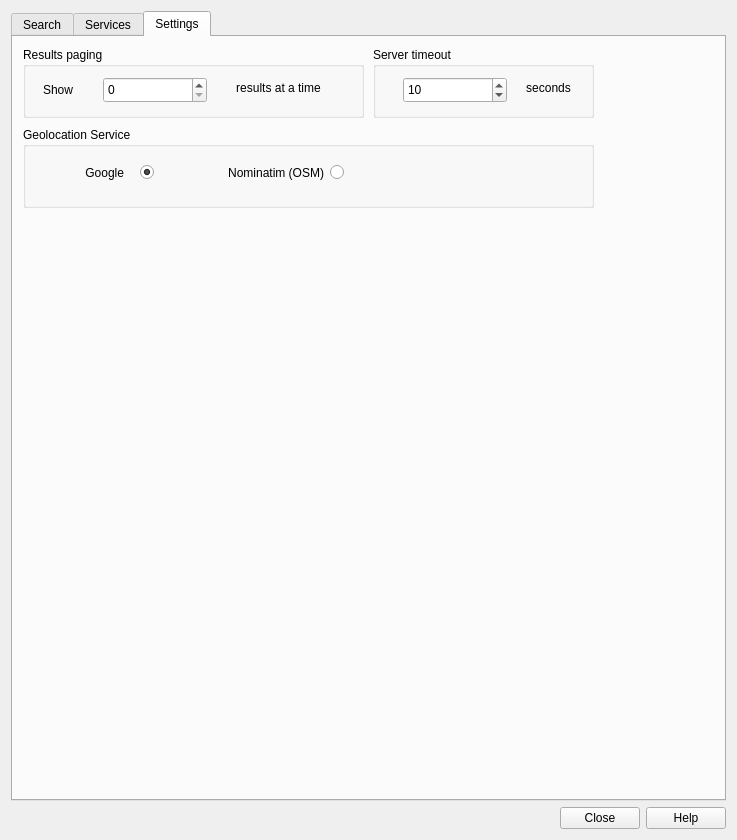
<?xml version="1.0" encoding="UTF-8"?>
<ui version="4.0">
 <class>MetaSearchDialog</class>
 <widget class="QDialog" name="MetaSearchDialog">
  <property name="geometry">
   <rect>
    <x>0</x>
    <y>0</y>
    <width>737</width>
    <height>840</height>
   </rect>
  </property>
  <property name="windowTitle">
   <string>MetaSearch</string>
  </property>
  <layout class="QVBoxLayout" name="verticalLayout">
   <item>
    <widget class="QTabWidget" name="tabWidget">
     <property name="currentIndex">
      <number>2</number>
     </property>
     <widget class="QWidget" name="tabSearch">
      <attribute name="title">
       <string>Search</string>
      </attribute>
      <layout class="QVBoxLayout" name="verticalLayout_2">
       <item>
        <widget class="QGroupBox" name="groupBox">
         <property name="sizePolicy">
          <sizepolicy hsizetype="Expanding" vsizetype="Fixed">
           <horstretch>0</horstretch>
           <verstretch>0</verstretch>
          </sizepolicy>
         </property>
         <property name="title">
          <string>Find</string>
         </property>
         <layout class="QGridLayout" name="gridLayout_3">
          <item row="9" column="0" rowspan="2" colspan="12">
           <layout class="QGridLayout" name="gridLayout_2">
            <property name="spacing">
             <number>7</number>
            </property>
            <item row="1" column="2" colspan="2">
             <widget class="mLineEdit" name="leWhere">
              <property name="sizePolicy">
               <sizepolicy hsizetype="Expanding" vsizetype="Fixed">
                <horstretch>0</horstretch>
                <verstretch>0</verstretch>
               </sizepolicy>
              </property>
             </widget>
            </item>
            <item row="0" column="2" colspan="2">
             <widget class="QLineEdit" name="leKeywords">
              <property name="sizePolicy">
               <sizepolicy hsizetype="Expanding" vsizetype="Fixed">
                <horstretch>0</horstretch>
                <verstretch>0</verstretch>
               </sizepolicy>
              </property>
             </widget>
            </item>
            <item row="2" column="0" colspan="5">
             <spacer name="horizontalSpacer">
              <property name="orientation">
               <enum>Qt::Horizontal</enum>
              </property>
              <property name="sizeType">
               <enum>QSizePolicy::MinimumExpanding</enum>
              </property>
              <property name="sizeHint" stdset="0">
               <size>
                <width>186</width>
                <height>20</height>
               </size>
              </property>
             </spacer>
            </item>
            <item row="7" column="3" colspan="2">
             <widget class="QPushButton" name="btnCanvasBbox">
              <property name="text">
               <string>Map extent</string>
              </property>
             </widget>
            </item>
            <item row="7" column="0" colspan="3">
             <widget class="QPushButton" name="btnGlobalBbox">
              <property name="text">
               <string>Set global</string>
              </property>
             </widget>
            </item>
            <item row="6" column="0" colspan="5">
             <spacer name="horizontalSpacer_2">
              <property name="orientation">
               <enum>Qt::Horizontal</enum>
              </property>
              <property name="sizeHint" stdset="0">
               <size>
                <width>40</width>
                <height>20</height>
               </size>
              </property>
             </spacer>
            </item>
            <item row="1" column="0" colspan="2">
             <widget class="QLabel" name="label_4">
              <property name="text">
               <string>Where</string>
              </property>
              <property name="alignment">
               <set>Qt::AlignRight|Qt::AlignTrailing|Qt::AlignVCenter</set>
              </property>
             </widget>
            </item>
            <item row="4" column="0" colspan="2">
             <widget class="QLabel" name="label_6">
              <property name="text">
               <string>Xmin</string>
              </property>
              <property name="alignment">
               <set>Qt::AlignRight|Qt::AlignTrailing|Qt::AlignVCenter</set>
              </property>
             </widget>
            </item>
            <item row="4" column="2">
             <widget class="QLineEdit" name="leWest">
              <property name="sizePolicy">
               <sizepolicy hsizetype="MinimumExpanding" vsizetype="Fixed">
                <horstretch>0</horstretch>
                <verstretch>0</verstretch>
               </sizepolicy>
              </property>
              <property name="minimumSize">
               <size>
                <width>160</width>
                <height>0</height>
               </size>
              </property>
              <property name="text">
               <string>-180</string>
              </property>
             </widget>
            </item>
            <item row="3" column="2">
             <widget class="QLabel" name="label_7">
              <property name="text">
               <string>Ymax</string>
              </property>
              <property name="alignment">
               <set>Qt::AlignRight|Qt::AlignTrailing|Qt::AlignVCenter</set>
              </property>
             </widget>
            </item>
            <item row="3" column="3" colspan="2">
             <widget class="QLineEdit" name="leNorth">
              <property name="sizePolicy">
               <sizepolicy hsizetype="MinimumExpanding" vsizetype="Fixed">
                <horstretch>0</horstretch>
                <verstretch>0</verstretch>
               </sizepolicy>
              </property>
              <property name="minimumSize">
               <size>
                <width>180</width>
                <height>0</height>
               </size>
              </property>
              <property name="text">
               <string>90</string>
              </property>
             </widget>
            </item>
            <item row="4" column="5">
             <widget class="QLineEdit" name="leEast">
              <property name="enabled">
               <bool>true</bool>
              </property>
              <property name="sizePolicy">
               <sizepolicy hsizetype="MinimumExpanding" vsizetype="Fixed">
                <horstretch>0</horstretch>
                <verstretch>0</verstretch>
               </sizepolicy>
              </property>
              <property name="minimumSize">
               <size>
                <width>160</width>
                <height>0</height>
               </size>
              </property>
              <property name="maximumSize">
               <size>
                <width>16777215</width>
                <height>16777215</height>
               </size>
              </property>
              <property name="text">
               <string>180</string>
              </property>
             </widget>
            </item>
            <item row="5" column="2">
             <widget class="QLabel" name="label_8">
              <property name="text">
               <string>Ymin</string>
              </property>
              <property name="alignment">
               <set>Qt::AlignRight|Qt::AlignTrailing|Qt::AlignVCenter</set>
              </property>
             </widget>
            </item>
            <item row="5" column="3" colspan="2">
             <widget class="QLineEdit" name="leSouth">
              <property name="minimumSize">
               <size>
                <width>180</width>
                <height>35</height>
               </size>
              </property>
              <property name="text">
               <string>-90</string>
              </property>
             </widget>
            </item>
            <item row="0" column="0" colspan="2">
             <widget class="QLabel" name="label_3">
              <property name="sizePolicy">
               <sizepolicy hsizetype="Expanding" vsizetype="Preferred">
                <horstretch>0</horstretch>
                <verstretch>0</verstretch>
               </sizepolicy>
              </property>
              <property name="text">
               <string>Keywords</string>
              </property>
              <property name="alignment">
               <set>Qt::AlignRight|Qt::AlignTrailing|Qt::AlignVCenter</set>
              </property>
             </widget>
            </item>
            <item row="1" column="4">
             <widget class="QLabel" name="label_9">
              <property name="text">
               <string>Layer</string>
              </property>
              <property name="alignment">
               <set>Qt::AlignRight|Qt::AlignTrailing|Qt::AlignVCenter</set>
              </property>
             </widget>
            </item>
            <item row="0" column="4">
             <widget class="QLabel" name="label">
              <property name="text">
               <string>From</string>
              </property>
              <property name="alignment">
               <set>Qt::AlignRight|Qt::AlignTrailing|Qt::AlignVCenter</set>
              </property>
             </widget>
            </item>
            <item row="0" column="5">
             <widget class="QComboBox" name="cmbConnectionsSearch">
              <property name="sizePolicy">
               <sizepolicy hsizetype="Expanding" vsizetype="Preferred">
                <horstretch>0</horstretch>
                <verstretch>0</verstretch>
               </sizepolicy>
              </property>
              <property name="minimumSize">
               <size>
                <width>0</width>
                <height>0</height>
               </size>
              </property>
             </widget>
            </item>
            <item row="1" column="5">
             <widget class="QComboBox" name="cmbLayerList">
              <property name="enabled">
               <bool>true</bool>
              </property>
              <property name="sizePolicy">
               <sizepolicy hsizetype="Preferred" vsizetype="Fixed">
                <horstretch>0</horstretch>
                <verstretch>0</verstretch>
               </sizepolicy>
              </property>
              <property name="maxCount">
               <number>2147483647</number>
              </property>
             </widget>
            </item>
            <item row="4" column="4">
             <widget class="QLabel" name="label_4">
              <property name="text">
               <string>Xmax   </string>
              </property>
              <property name="textFormat">
               <enum>Qt::AutoText</enum>
              </property>
              <property name="alignment">
               <set>Qt::AlignRight|Qt::AlignTrailing|Qt::AlignVCenter</set>
              </property>
             </widget>
            </item>
            <item row="7" column="5">
             <widget class="QPushButton" name="btnSearch">
              <property name="sizePolicy">
               <sizepolicy hsizetype="Expanding" vsizetype="Fixed">
                <horstretch>0</horstretch>
                <verstretch>0</verstretch>
               </sizepolicy>
              </property>
              <property name="text">
               <string>Search</string>
              </property>
             </widget>
            </item>
           </layout>
          </item>
         </layout>
        </widget>
       </item>
       <item>
        <widget class="QGroupBox" name="groupBox_2">
         <property name="sizePolicy">
          <sizepolicy hsizetype="Preferred" vsizetype="Expanding">
           <horstretch>0</horstretch>
           <verstretch>0</verstretch>
          </sizepolicy>
         </property>
         <property name="title">
          <string>Results</string>
         </property>
         <layout class="QGridLayout" name="gridLayout_5">
          <item row="0" column="0" colspan="3">
           <widget class="QLabel" name="lblResults">
            <property name="text">
             <string/>
            </property>
           </widget>
          </item>
          <item row="2" column="1">
           <widget class="QPushButton" name="btnPrev">
            <property name="minimumSize">
             <size>
              <width>145</width>
              <height>27</height>
             </size>
            </property>
            <property name="text">
             <string>&lt;</string>
            </property>
           </widget>
          </item>
          <item row="2" column="0">
           <widget class="QPushButton" name="btnFirst">
            <property name="text">
             <string>&lt;&lt;</string>
            </property>
           </widget>
          </item>
          <item row="0" column="3" colspan="2">
           <widget class="QPushButton" name="btnShowXml">
            <property name="text">
             <string>View search results as XML</string>
            </property>
           </widget>
          </item>
          <item row="4" column="0">
           <widget class="QPushButton" name="btnAddToWms">
            <property name="sizePolicy">
             <sizepolicy hsizetype="Expanding" vsizetype="Fixed">
              <horstretch>0</horstretch>
              <verstretch>0</verstretch>
             </sizepolicy>
            </property>
            <property name="text">
             <string>Add WMS/WMTS</string>
            </property>
           </widget>
          </item>
          <item row="4" column="1">
           <widget class="QPushButton" name="btnAddToWfs">
            <property name="sizePolicy">
             <sizepolicy hsizetype="Expanding" vsizetype="Fixed">
              <horstretch>0</horstretch>
              <verstretch>0</verstretch>
             </sizepolicy>
            </property>
            <property name="minimumSize">
             <size>
              <width>145</width>
              <height>27</height>
             </size>
            </property>
            <property name="text">
             <string>Add WFS</string>
            </property>
           </widget>
          </item>
          <item row="2" column="4">
           <widget class="QPushButton" name="btnLast">
            <property name="minimumSize">
             <size>
              <width>140</width>
              <height>0</height>
             </size>
            </property>
            <property name="text">
             <string>&gt;&gt;</string>
            </property>
           </widget>
          </item>
          <item row="4" column="3">
           <widget class="QPushButton" name="btnAddToWcs">
            <property name="sizePolicy">
             <sizepolicy hsizetype="Expanding" vsizetype="Fixed">
              <horstretch>0</horstretch>
              <verstretch>0</verstretch>
             </sizepolicy>
            </property>
            <property name="text">
             <string>Add WCS</string>
            </property>
           </widget>
          </item>
          <item row="2" column="3">
           <widget class="QPushButton" name="btnNext">
            <property name="minimumSize">
             <size>
              <width>140</width>
              <height>0</height>
             </size>
            </property>
            <property name="text">
             <string>&gt;</string>
            </property>
           </widget>
          </item>
          <item row="1" column="0" colspan="5">
           <widget class="QTreeWidget" name="treeRecords">
            <property name="toolTip">
             <string>Double click to see full record information</string>
            </property>
            <property name="editTriggers">
             <set>QAbstractItemView::NoEditTriggers</set>
            </property>
            <property name="alternatingRowColors">
             <bool>true</bool>
            </property>
            <property name="rootIsDecorated">
             <bool>false</bool>
            </property>
            <property name="itemsExpandable">
             <bool>false</bool>
            </property>
            <property name="sortingEnabled">
             <bool>true</bool>
            </property>
            <property name="allColumnsShowFocus">
             <bool>true</bool>
            </property>
            <attribute name="headerStretchLastSection">
             <bool>true</bool>
            </attribute>
            <column>
             <property name="text">
              <string>Type</string>
             </property>
            </column>
            <column>
             <property name="text">
              <string>Title</string>
             </property>
            </column>
           </widget>
          </item>
         </layout>
        </widget>
       </item>
      </layout>
     </widget>
     <widget class="QWidget" name="tabServers">
      <attribute name="title">
       <string>Services</string>
      </attribute>
      <layout class="QGridLayout" name="gridLayout">
       <item row="0" column="0" colspan="5">
        <widget class="QComboBox" name="cmbConnectionsServices"/>
       </item>
       <item row="1" column="0">
        <widget class="QPushButton" name="btnServerInfo">
         <property name="text">
          <string>Service info</string>
         </property>
        </widget>
       </item>
       <item row="1" column="1" colspan="2">
        <widget class="QPushButton" name="btnCapabilities">
         <property name="text">
          <string>GetCapabilities response</string>
         </property>
        </widget>
       </item>
       <item row="2" column="0">
        <widget class="QPushButton" name="btnNew">
         <property name="text">
          <string>New</string>
         </property>
        </widget>
       </item>
       <item row="2" column="1">
        <widget class="QPushButton" name="btnEdit">
         <property name="text">
          <string>Edit</string>
         </property>
        </widget>
       </item>
       <item row="2" column="2">
        <widget class="QPushButton" name="btnDelete">
         <property name="text">
          <string>Delete</string>
         </property>
        </widget>
       </item>
       <item row="2" column="4">
        <widget class="QPushButton" name="btnSave">
         <property name="text">
          <string>Save</string>
         </property>
        </widget>
       </item>
       <item row="3" column="0" colspan="5">
        <widget class="QTextBrowser" name="textMetadata">
         <property name="openExternalLinks">
          <bool>true</bool>
         </property>
        </widget>
       </item>
       <item row="1" column="3" colspan="2">
        <widget class="QPushButton" name="btnAddDefault">
         <property name="text">
          <string>Add default services</string>
         </property>
        </widget>
       </item>
       <item row="2" column="3">
        <widget class="QPushButton" name="btnLoad">
         <property name="text">
          <string>Load</string>
         </property>
        </widget>
       </item>
      </layout>
     </widget>
     <widget class="QWidget" name="tabSettings">
      <attribute name="title">
       <string>Settings</string>
      </attribute>
      <widget class="QGroupBox" name="groupBox_3">
       <property name="geometry">
        <rect>
         <x>10</x>
         <y>10</y>
         <width>341</width>
         <height>71</height>
        </rect>
       </property>
       <property name="title">
        <string>Results paging</string>
       </property>
       <widget class="QLabel" name="label_5">
        <property name="geometry">
         <rect>
          <x>20</x>
          <y>30</y>
          <width>51</width>
          <height>26</height>
         </rect>
        </property>
        <property name="text">
         <string>Show</string>
        </property>
       </widget>
       <widget class="QSpinBox" name="spnRecords">
        <property name="geometry">
         <rect>
          <x>80</x>
          <y>30</y>
          <width>104</width>
          <height>26</height>
         </rect>
        </property>
       </widget>
       <widget class="QLabel" name="label_2">
        <property name="geometry">
         <rect>
          <x>190</x>
          <y>25</y>
          <width>131</width>
          <height>31</height>
         </rect>
        </property>
        <property name="text">
         <string>results at a time</string>
        </property>
        <property name="alignment">
         <set>Qt::AlignCenter</set>
        </property>
       </widget>
      </widget>
      <widget class="QGroupBox" name="groupBox_4">
       <property name="geometry">
        <rect>
         <x>10</x>
         <y>90</y>
         <width>571</width>
         <height>81</height>
        </rect>
       </property>
       <property name="toolTip">
        <string notr="true"/>
       </property>
       <property name="statusTip">
        <string notr="true"/>
       </property>
       <property name="whatsThis">
        <string notr="true"/>
       </property>
       <property name="accessibleName">
        <string notr="true"/>
       </property>
       <property name="title">
        <string>Geolocation Service</string>
       </property>
       <widget class="QRadioButton" name="rbGeolocationService_Google">
        <property name="geometry">
         <rect>
          <x>20</x>
          <y>30</y>
          <width>111</width>
          <height>31</height>
         </rect>
        </property>
        <property name="sizePolicy">
         <sizepolicy hsizetype="Minimum" vsizetype="Fixed">
          <horstretch>0</horstretch>
          <verstretch>0</verstretch>
         </sizepolicy>
        </property>
        <property name="minimumSize">
         <size>
          <width>110</width>
          <height>30</height>
         </size>
        </property>
        <property name="layoutDirection">
         <enum>Qt::RightToLeft</enum>
        </property>
        <property name="text">
         <string>Google   </string>
        </property>
        <property name="checked">
         <bool>true</bool>
        </property>
       </widget>
       <widget class="QRadioButton" name="rbGeolocationService_OSM">
        <property name="geometry">
         <rect>
          <x>150</x>
          <y>30</y>
          <width>171</width>
          <height>31</height>
         </rect>
        </property>
        <property name="minimumSize">
         <size>
          <width>170</width>
          <height>30</height>
         </size>
        </property>
        <property name="layoutDirection">
         <enum>Qt::RightToLeft</enum>
        </property>
        <property name="text">
         <string>Nominatim (OSM)</string>
        </property>
       </widget>
      </widget>
      <widget class="QGroupBox" name="groupBox_5">
       <property name="geometry">
        <rect>
         <x>360</x>
         <y>10</y>
         <width>221</width>
         <height>71</height>
        </rect>
       </property>
       <property name="title">
        <string>Server timeout</string>
       </property>
       <widget class="QSpinBox" name="spnTimeout">
        <property name="geometry">
         <rect>
          <x>30</x>
          <y>30</y>
          <width>104</width>
          <height>26</height>
         </rect>
        </property>
        <property name="value">
         <number>10</number>
        </property>
       </widget>
       <widget class="QLabel" name="label_10">
        <property name="geometry">
         <rect>
          <x>140</x>
          <y>20</y>
          <width>71</width>
          <height>41</height>
         </rect>
        </property>
        <property name="text">
         <string>seconds</string>
        </property>
        <property name="alignment">
         <set>Qt::AlignCenter</set>
        </property>
       </widget>
      </widget>
     </widget>
    </widget>
   </item>
   <item>
    <widget class="QDialogButtonBox" name="buttonBox">
     <property name="layoutDirection">
      <enum>Qt::LeftToRight</enum>
     </property>
     <property name="orientation">
      <enum>Qt::Horizontal</enum>
     </property>
     <property name="standardButtons">
      <set>QDialogButtonBox::Close|QDialogButtonBox::Help</set>
     </property>
     <property name="centerButtons">
      <bool>false</bool>
     </property>
    </widget>
   </item>
  </layout>
 </widget>
 <customwidgets>
  <customwidget>
   <class>mLineEdit</class>
   <extends>QLineEdit</extends>
   <header>customW.h</header>
  </customwidget>
 </customwidgets>
 <tabstops>
  <tabstop>leKeywords</tabstop>
  <tabstop>cmbConnectionsSearch</tabstop>
  <tabstop>leWhere</tabstop>
  <tabstop>cmbLayerList</tabstop>
  <tabstop>leNorth</tabstop>
  <tabstop>leWest</tabstop>
  <tabstop>leEast</tabstop>
  <tabstop>leSouth</tabstop>
  <tabstop>btnGlobalBbox</tabstop>
  <tabstop>btnCanvasBbox</tabstop>
  <tabstop>btnSearch</tabstop>
  <tabstop>btnShowXml</tabstop>
  <tabstop>treeRecords</tabstop>
  <tabstop>btnFirst</tabstop>
  <tabstop>btnPrev</tabstop>
  <tabstop>btnNext</tabstop>
  <tabstop>btnLast</tabstop>
  <tabstop>btnAddToWms</tabstop>
  <tabstop>btnAddToWfs</tabstop>
  <tabstop>btnAddToWcs</tabstop>
  <tabstop>buttonBox</tabstop>
  <tabstop>cmbConnectionsServices</tabstop>
  <tabstop>btnServerInfo</tabstop>
  <tabstop>btnCapabilities</tabstop>
  <tabstop>btnAddDefault</tabstop>
  <tabstop>btnNew</tabstop>
  <tabstop>btnEdit</tabstop>
  <tabstop>btnDelete</tabstop>
  <tabstop>btnLoad</tabstop>
  <tabstop>btnSave</tabstop>
  <tabstop>textMetadata</tabstop>
  <tabstop>spnRecords</tabstop>
  <tabstop>spnTimeout</tabstop>
  <tabstop>rbGeolocationService_Google</tabstop>
  <tabstop>rbGeolocationService_OSM</tabstop>
 </tabstops>
 <resources/>
 <connections>
  <connection>
   <sender>buttonBox</sender>
   <signal>accepted()</signal>
   <receiver>MetaSearchDialog</receiver>
   <slot>accept()</slot>
   <hints>
    <hint type="sourcelabel">
     <x>248</x>
     <y>254</y>
    </hint>
    <hint type="destinationlabel">
     <x>157</x>
     <y>274</y>
    </hint>
   </hints>
  </connection>
  <connection>
   <sender>buttonBox</sender>
   <signal>rejected()</signal>
   <receiver>MetaSearchDialog</receiver>
   <slot>reject()</slot>
   <hints>
    <hint type="sourcelabel">
     <x>316</x>
     <y>260</y>
    </hint>
    <hint type="destinationlabel">
     <x>286</x>
     <y>274</y>
    </hint>
   </hints>
  </connection>
 </connections>
</ui>
